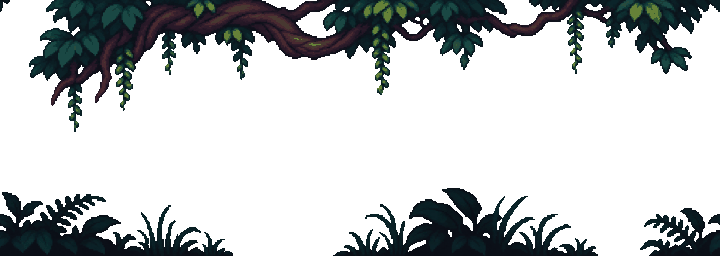
#> input picture game/assets/environment/ironbark/parallax/fg.png, 720 x 256 px, found by its file name
$ python make_silhouettes.py
#> lines starting #> are read from the running program, lines starting #| are printed output that depends on the picture; after the words box and inside, x2 and y2 are one past the last pixel; in counts of white or black regions, pixels touching at a corner belong together
"""Build the Ironbark foreground silhouettes: dark shapes right in front of the
camera that scroll faster than the playfield and give the room depth.

They are alpha masks (white where solid): the game paints them one flat, near-
void colour with `shaders/silhouette.gdshader`, so only their outlines matter.
The outlines come from the processed art itself (ferns, grass, moss, vines),
plus two procedurally drawn tree trunks with root flares, kept pixel-crisp.

Output (game/assets/environment/ironbark/parallax/):
  fg_fringe.png   720 x 72, tiles horizontally: fern and grass clumps for the
                  bottom of the screen, with gaps so the world shows between.
  fg_hang.png     720 x 110, tiles horizontally: moss and vines hanging from
                  the top of the screen, sparse.
  fg_trunks.png   two trunks side by side, each 220 x 400 (base at the bottom).

Usage: python3 tools/make_silhouettes.py
"""
import os

import numpy as np
from PIL import Image

SRC = "game/assets/environment/ironbark"
OUT = os.path.join(SRC, "parallax")


def alpha(name, rect):
#> called with name = 'parallax/fg.png', rect = (320, 168, 288, 88)
    x, y, w, h = rect
    a = np.asarray(Image.open(os.path.join(SRC, name)).convert("RGBA"))[:, :, 3]
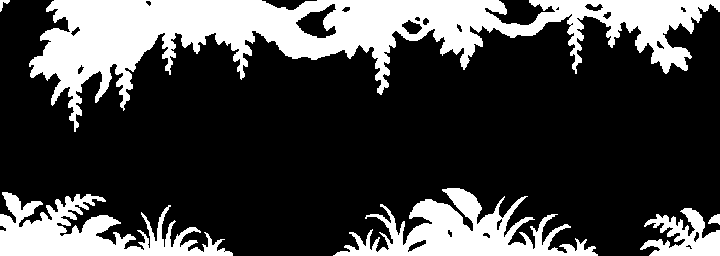
#> a: shape (256, 720); 26.1% white; 6 white regions, box (x1, y1, x2, y2) and area: (29, 0, 720, 132) 30874, (333, 188, 598, 256) 7785, (0, 192, 233, 256) 7182, (640, 208, 720, 256) 2077, (708, 214, 720, 225) 84, (0, 0, 10, 12) 52
    return a[y:y + h, x:x + w] > 0
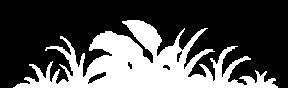
#> returned value: shape (88, 288) bool; 30.7% white; 1 white region, box (x1, y1, x2, y2) and area: (13, 20, 278, 88) 7785


def stamp(canvas, mask, x, y, flip=False, wrap=True):
    """OR a mask into the canvas at (x, y). Strips wrap horizontally so they tile."""
#> called with x = 10, y = 10, flip = False, wrap = True
    if flip:
        mask = mask[:, ::-1]
    h, w = mask.shape
#> h = 88; w = 288
    H, W = canvas.shape
#> H = 72; W = 720
    for r in range(h):
        yy = y + r
        if 0 <= yy < H:
            cols = np.arange(w) + x
            if wrap:
                canvas[yy, cols % W] |= mask[r]
            else:
                ok = (cols >= 0) & (cols < W)
                canvas[yy, cols[ok]] |= mask[r][ok]
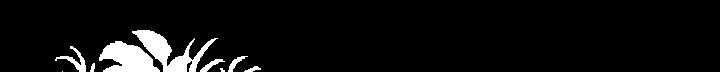
#> canvas: shape (72, 720) bool; 5.9% white; 9 white regions (2 under 20 px), largest, box (x1, y1, x2, y2) and area: (132, 30, 218, 72) 1294, (99, 41, 160, 72) 1208, (55, 46, 86, 72) 231


# [5 lines left out: function save, not called in this run]


# --- Pieces cut from the sheets (pixel rects, found from their alpha) -------------------
FERN_A = ("parallax/fg.png", (320, 168, 288, 88))   # the fern band's long clump
FERN_B = ("parallax/fg.png", (624, 168, 96, 88))    # these two meet across the wrap:
FERN_C = ("parallax/fg.png", (0, 168, 240, 88))     # B then C make one clump
BUSH = ("props_flora.png", (6, 6, 73, 42))
BUSH_SMALL = ("props_flora.png", (11, 55, 48, 30))
GRASS_TALL = ("props_flora.png", (124, 204, 37, 41))
GRASS_MID = ("props_flora.png", (177, 214, 30, 31))
GRASS_LOW = ("props_flora.png", (219, 223, 19, 22))
MOSS_A = ("props_flora.png", (9, 162, 66, 50))
MOSS_B = ("props_flora.png", (89, 162, 70, 37))
VINE_S = ("props_flora.png", (171, 126, 15, 51))
VINE_M = ("props_flora.png", (198, 126, 16, 71))
VINE_L = ("props_flora.png", (227, 126, 14, 88))


def fringe():
    """Clumps along the bottom edge. Kept low (most under 40 px) so they frame the
    lower floor without hiding Kleo's feet when she walks the crypt."""
    W, H = 720, 72
    c = np.zeros((H, W), bool)
    base = H  # plants stand on the strip's bottom edge

    def put(piece, x, sink=0, flip=False):
        m = alpha(*piece)
        stamp(c, m, x, base - m.shape[0] + sink, flip)

    # A big fern clump (the fg band's own, sunk so only its upper fronds rise).
    put(FERN_A, 10, sink=26)
    put(GRASS_TALL, 300, sink=4)
    put(GRASS_LOW, 334, sink=2)
    put(BUSH, 404, sink=10, flip=True)
    put(GRASS_MID, 470, sink=3, flip=True)
    put(FERN_B, 560, sink=30)
    put(FERN_C, 656, sink=30)  # wraps round to the strip's start
    put(GRASS_LOW, 540, sink=2, flip=True)
    return c


# [21 lines left out: function hang, not called in this run]


TRUNK_W = 220


# [74 lines left out: function trunk, not called in this run]


def main():
    save(fringe(), "fg_fringe.png")
    save(hang(), "fg_hang.png")
    a, b = trunk(11, 1.0), trunk(23, -1.0)
    save(np.concatenate([a, b], axis=1), "fg_trunks.png")


if __name__ == "__main__":
#> (the run stopped early here; a loop or call above may not have finished)
